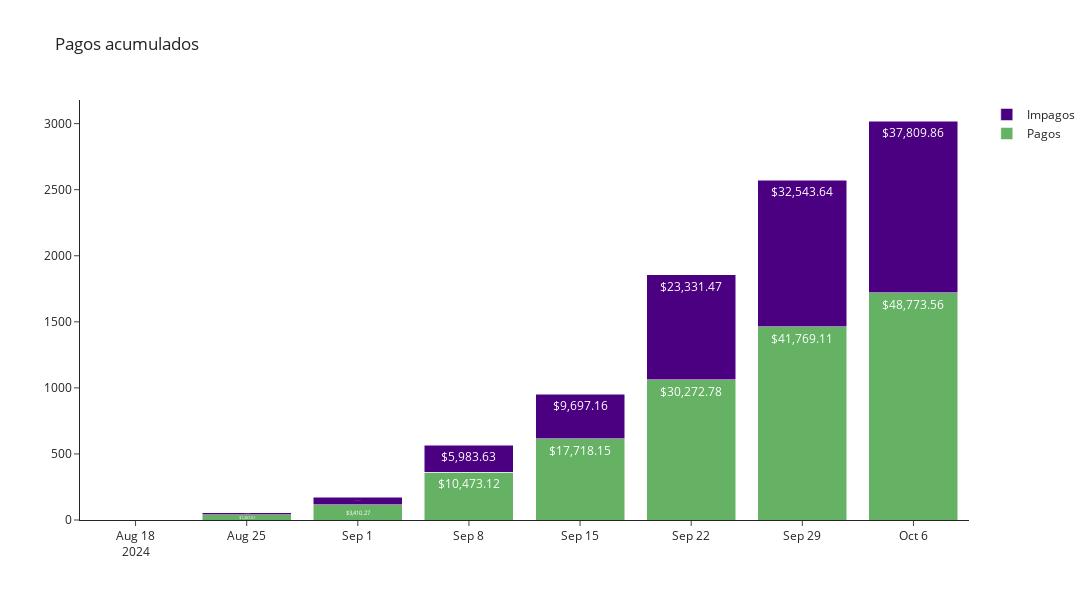

Here is the notebook cell this chart was saved with:
### Code cell
fig = go.Figure(data=[
	
	go.Bar(name='Pagos', 
		   x=hist_viz.index, 
		   y=hist_viz.fecha_pago.cumsum(),
		   marker=dict(color='green'),
		   opacity=0.6,
		   text=hist_viz.pagado.cumsum(),
		   texttemplate='$%{text:,.2f}',
		   textposition='inside'),
	
	go.Bar(name='Impagos', 
		   x=hist_viz.index, 
		   y=hist_viz.impago.cumsum(),
		   marker=dict(
			   color='indigo',
			   #colorscale='Reds',
			   #colorbar=dict(title="Value")
		   ),
		   #opacity=0.6,
		   text=hist_viz.vencido.cumsum(),
		   texttemplate='$%{text:,.2f}',
		   textposition='inside'),
	
	#go.Scatter(name='Límite 25% impago',
	#		   x=df_t.index,
	#		   y=df_t.meta_cantidad,
	#		   mode='lines+markers',
	#		   marker=dict(color='yellow'),)
])

fig.update_layout(title='Pagos acumulados', template='simple_white', barmode='stack',height=600, width=1200)
fig.show()

### Figure 1 — Plotly figure (JSON) as saved in the notebook; plotly's stock layout.template omitted (floating-point values rounded to 4 significant figures)
{"data": [{"marker": {"color": "green"}, "name": "Pagos", "opacity": 0.6, "text": [47.65, 1268.0, 3410.0, 10470.0, 17720.0, 30270.0, 41770.0, 48770.0], "textposition": "inside", "texttemplate": "$%{text:,.2f}", "type": "bar", "x": ["2024-08-18T00:00:00", "2024-08-25T00:00:00", "2024-09-01T00:00:00", "2024-09-08T00:00:00", "2024-09-15T00:00:00", "2024-09-22T00:00:00", "2024-09-29T00:00:00", "2024-10-06T00:00:00"], "y": [2, 41, 115, 361, 615, 1062, 1463, 1720]}, {"marker": {"color": "indigo"}, "name": "Impagos", "text": [23.34, 395.8, 1589.0, 5984.0, 9697.0, 23330.0, 32540.0, 37810.0], "textposition": "inside", "texttemplate": "$%{text:,.2f}", "type": "bar", "x": ["2024-08-18T00:00:00", "2024-08-25T00:00:00", "2024-09-01T00:00:00", "2024-09-08T00:00:00", "2024-09-15T00:00:00", "2024-09-22T00:00:00", "2024-09-29T00:00:00", "2024-10-06T00:00:00"], "y": [1, 15, 58, 205, 337, 793, 1110, 1300]}], "layout": {"barmode": "stack", "height": 600, "title": {"text": "Pagos acumulados"}, "width": 1200}}
